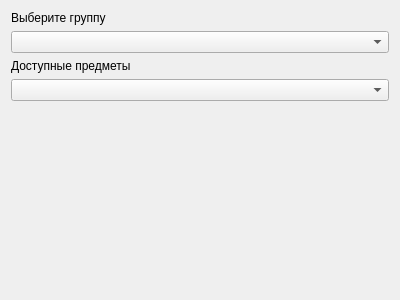
<?xml version="1.0" encoding="UTF-8"?>
<ui version="4.0">
 <class>WizardSubject</class>
 <widget class="QWidget" name="WizardSubject">
  <property name="geometry">
   <rect>
    <x>0</x>
    <y>0</y>
    <width>400</width>
    <height>300</height>
   </rect>
  </property>
  <property name="windowTitle">
   <string>Form</string>
  </property>
  <layout class="QHBoxLayout" name="horizontalLayout">
   <item>
    <layout class="QVBoxLayout" name="verticalLayout">
     <item>
      <widget class="QLabel" name="label">
       <property name="text">
        <string>Выберите группу</string>
       </property>
      </widget>
     </item>
     <item>
      <widget class="QComboBox" name="comboBox">
       <property name="whatsThis">
        <string>Специальность, к которой принадлежит предмет. Отсеевает предметы.</string>
       </property>
      </widget>
     </item>
     <item>
      <widget class="QLabel" name="label_2">
       <property name="text">
        <string>Доступные предметы</string>
       </property>
      </widget>
     </item>
     <item>
      <widget class="QComboBox" name="comboBox_2"/>
     </item>
     <item>
      <spacer name="verticalSpacer">
       <property name="orientation">
        <enum>Qt::Vertical</enum>
       </property>
       <property name="sizeHint" stdset="0">
        <size>
         <width>20</width>
         <height>40</height>
        </size>
       </property>
      </spacer>
     </item>
    </layout>
   </item>
  </layout>
 </widget>
 <resources/>
 <connections/>
</ui>
